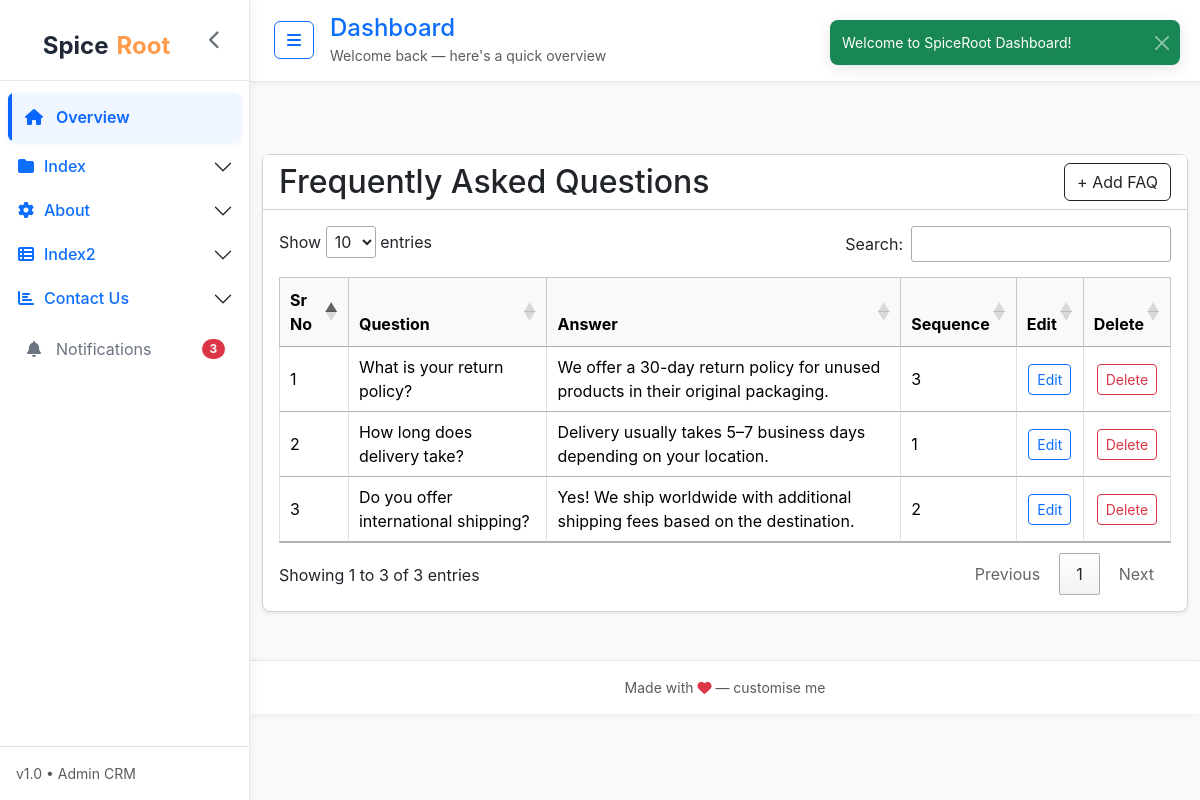
Screenshot of /offline_dashboard_faqs/ with the database file from the repository.
### app/models.py (models this page shows, shortened)
class faq(models.Model):
    question = models.CharField(max_length=200)
    answer = models.TextField(blank=True, null=True)
    sequence = models.IntegerField(null=True,blank=True,default=0)

### app/views.py (the view, shortened to what this page needs)
# urls.py: path('offline_dashboard_faqs/', views.offline_dashboard_faqs, name='offline_dashboard_faqs'),
def offline_dashboard_faqs(request):
    content = {}
    faqs = faq.objects.all()
    content['faqs'] = faqs
    return render(request, 'offline_dashboard_faqs.html', content)

### app/templates/offline_dashboard_faqs.html (shortened to what this page needs)
{% extends "offline_base.html" %}
{% load static %}
{% block content %}
<div class="container-fluid py-5 mt-4">
  <div class="card rounded-3 shadow-sm">
    <div class="card-header d-flex justify-content-between align-items-center">
      <h2 class="mb-0">Frequently Asked Questions</h2>
      <button type="button" class="btn btn-outline-dark" data-bs-toggle="modal" data-bs-target="#addFaqModal">
        + Add FAQ
      </button>
    </div>
    <div class="card-body">
      <div class="table-responsive"">
        <table class="table table-hover table-bordered align-middle"  id="table">
          <thead class="table-light">
            <tr>
              <th>Sr No</th>
              <th>Question</th>
              <th>Answer</th>
              <th>Sequence</th>
              <th class="text-center">Edit</th>
              <th class="text-center">Delete</th>
            </tr>
          </thead>
          <tbody>
            {% for i in faqs %}
            <tr>
              <td>{{ forloop.counter }}</td>
              <td>{{ i.question }}</td>
              <td>{{ i.answer }}</td>
              <td>{{ i.sequence }}</td>
              <td class="text-center">
                <button class="btn btn-sm btn-outline-primary" data-bs-toggle="modal" data-bs-target="#editFaqModal{{ i.id }}">
                  Edit
                </button>
              </td>
              <td class="text-center">
                <button class="btn btn-sm btn-outline-danger" data-bs-toggle="modal" data-bs-target="#deleteFaqModal{{ i.id }}">
                  Delete
                </button>
              </td>
            </tr>
            {% empty %}
            <tr>
              <td colspan="6" class="text-center">No FAQs available.</td>
            </tr>
            {% endfor %}
          </tbody>
        </table>
      </div>
    </div>
  </div>
</div>
{% endblock %}

### app/templates/offline_base.html (style rules this page uses)
:root { --bg: #f9fafb; --panel: #ffffff; --primary-blue: #0b66ff; --muted: #6b7280; --transition-speed: 0.3s; }
body { background: var(--bg); font-family: Inter, system-ui, -apple-system, 'Segoe UI', Roboto, 'Helvetica Neue', Arial; }
.card { background:white; }
.card-header { background: white; }

### rows the page displays
faq: question "What is your return policy?", answer "We offer a 30-day return policy for unused products in their original packaging.", sequence "3"
faq: question "How long does delivery take?", answer "Delivery usually takes 5–7 business days depending on your location.", sequence "1"
faq: question "Do you offer international shipping?", answer "Yes! We ship worldwide with additional shipping fees based on the destination.", sequence "2"
